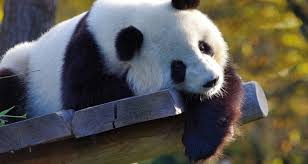
#> input picture python project/openCV2 tutorial/Saved Pictures/animals1.jpg, 308 x 164 px
$ python 'resize and crop.py'
#> lines starting #> are read from the running program, lines starting #| are printed output that depends on the picture
import cv2 as cv

img= cv.imread('Saved Pictures/animals1.jpg')
#> img is the input picture: shape (164, 308, 3); mean B, G, R 81.9, 86.7, 88.9

#resizing

resized= cv.resize(img, (400,300))
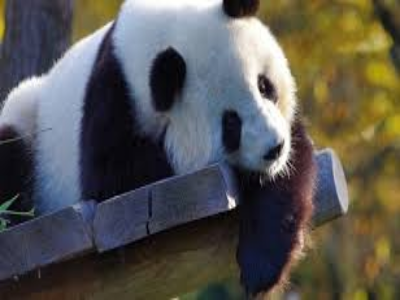
#> resized: shape (300, 400, 3); mean B, G, R 81.8, 86.6, 88.8
cv.imshow('resized', resized)

#cropping
cropped= img[50:100, 50:100]
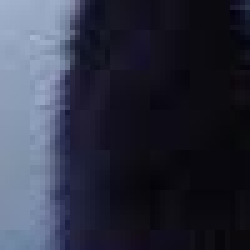
#> cropped: shape (50, 50, 3) (shown 5 times larger); mean B, G, R 65.2, 49.2, 46
cv.imshow('Cropped', cropped)

cv.waitKey(0)
